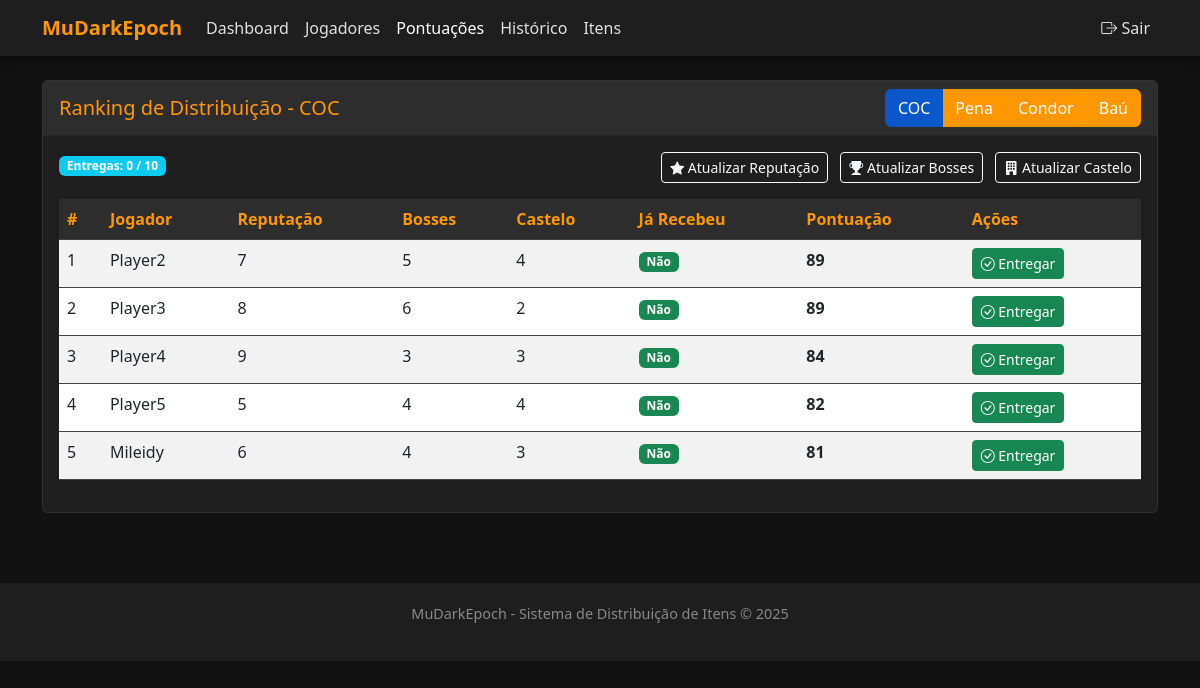
Page /pontuacoes (signed in) on the committed database.
### app.py (models this page shows, shortened)
class Item(db.Model):
    __tablename__ = 'item'
    id = db.Column(db.Integer, primary_key=True)
    nome = db.Column(db.String(64), nullable=False)
    entregas_realizadas = db.Column(db.Integer, default=0)
    limite_reset = db.Column(db.Integer, default=10)
    descricao = db.Column(db.Text, nullable=True)
    pontuacoes = db.relationship('Pontuacao', backref='item', lazy=True)
    historicos = db.relationship('Historico', backref='item', lazy=True)

class Jogador(db.Model):
    __tablename__ = 'jogador'
    id = db.Column(db.Integer, primary_key=True)
    nome = db.Column(db.String(64), unique=True, nullable=False)
    ativo = db.Column(db.Boolean, default=True)
    data_cadastro = db.Column(db.DateTime, default=datetime.utcnow)
    pontuacoes = db.relationship('Pontuacao', backref='jogador', lazy=True)
    historicos = db.relationship('Historico', backref='jogador', lazy=True)

class Pontuacao(db.Model):
    __tablename__ = 'pontuacao'
    id = db.Column(db.Integer, primary_key=True)
    jogador_id = db.Column(db.Integer, db.ForeignKey('jogador.id'), nullable=False)
    item_id = db.Column(db.Integer, db.ForeignKey('item.id'), nullable=False)
    reputacao_semanal = db.Column(db.Integer, default=0)
    participacoes_boss = db.Column(db.Integer, default=0)
    participacoes_castelo = db.Column(db.Integer, default=0)
    ja_recebeu = db.Column(db.Boolean, default=False)
    pontuacao_total = db.Column(db.Integer, default=0)
    ultima_atualizacao = db.Column(db.DateTime, default=datetime.utcnow)

### app.py (the view)
@app.route('/pontuacoes')
@login_required
def listar_pontuacoes():
    item_id = request.args.get('item_id', 1, type=int)
    item = Item.query.get_or_404(item_id)
    itens = Item.query.all()
    jogadores_pontuacoes = db.session.query(
        Jogador, Pontuacao
    ).join(
        Pontuacao, Jogador.id == Pontuacao.jogador_id
    ).filter(
        Jogador.ativo == True,
        Pontuacao.item_id == item_id
    ).order_by(
        Pontuacao.pontuacao_total.desc()
    ).all()
    return render_template('pontuacoes.html',
                          jogadores_pontuacoes=jogadores_pontuacoes,
                          item_atual=item,
                          itens=itens)

### app.py (called while the page is built)
@login_manager.user_loader
def load_user(user_id):
    return Admin.query.get(int(user_id))

### templates/pontuacoes.html (shortened to what this page needs)
<!DOCTYPE html>
<html lang="pt-br">
<head>
    <link href="https://cdn.jsdelivr.net/npm/bootstrap@5.3.0/dist/css/bootstrap.min.css" rel="stylesheet">
    <link rel="stylesheet" href="https://cdn.jsdelivr.net/npm/bootstrap-icons@1.11.0/font/bootstrap-icons.css">
</head>
<body>
    <nav class="navbar navbar-expand-lg navbar-dark">
        <div class="container">
            <a class="navbar-brand" href="/dashboard">MuDarkEpoch</a>
            <div class="collapse navbar-collapse" id="navbarNav">
                <ul class="navbar-nav">
                    <li class="nav-item">
                        <a class="nav-link" href="/dashboard">Dashboard</a>
                    </li>
                    <li class="nav-item">
                        <a class="nav-link" href="/jogadores">Jogadores</a>
                    </li>
                    <li class="nav-item">
                        <a class="nav-link active" href="/pontuacoes">Pontuações</a>
                    </li>
                    <li class="nav-item">
                        <a class="nav-link" href="/entregas/historico">Histórico</a>
                    </li>
                    <li class="nav-item">
                        <a class="nav-link" href="/itens">Itens</a>
                    </li>
                </ul>
                <ul class="navbar-nav ms-auto">
                    <li class="nav-item">
                        <a class="nav-link" href="/logout"><i class="bi bi-box-arrow-right"></i> Sair</a>
                    </li>
                </ul>
            </div>
        </div>
    </nav>
    <div class="container mt-4">
        <div class="row">
            <div class="col-md-12">
                <div class="card">
                    <div class="card-header d-flex justify-content-between align-items-center">
                        <h5 class="mb-0">Ranking de Distribuição - {{ item_atual.nome }}</h5>
                        <div class="btn-group" id="item-selector">
                            {% for item in itens %}
                            <a href="/pontuacoes?item_id={{ item.id }}" class="btn btn-primary {% if item.id == item_atual.id %}active{% endif %}">{{ item.nome }}</a>
                            {% endfor %}
                        </div>
                    </div>
                    <div class="card-body">
                        <div class="d-flex justify-content-between mb-3">
                            <div>
                                <span class="badge bg-info">Entregas: {{ item_atual.entregas_realizadas }} / {{ item_atual.limite_reset }}</span>
                            </div>
                            <div>
                                <a href="/pontuacoes/atualizar?item_id={{ item_atual.id }}&tipo=reputacao" class="btn btn-sm btn-outline-light me-2">
                                    <i class="bi bi-star-fill"></i> Atualizar Reputação
                                </a>
                                <a href="/pontuacoes/atualizar?item_id={{ item_atual.id }}&tipo=boss" class="btn btn-sm btn-outline-light me-2">
                                    <i class="bi bi-trophy-fill"></i> Atualizar Bosses
                                </a>
                                <a href="/pontuacoes/atualizar?item_id={{ item_atual.id }}&tipo=castelo" class="btn btn-sm btn-outline-light">
                                    <i class="bi bi-building-fill"></i> Atualizar Castelo
                                </a>
                            </div>
                        </div>
                        <div class="table-responsive">
                            <table class="table table-striped table-hover">
                                <thead>
                                    <tr>
                                        <th>#</th>
                                        <th>Jogador</th>
                                        <th>Reputação</th>
                                        <th>Bosses</th>
                                        <th>Castelo</th>
                                        <th>Já Recebeu</th>
                                        <th>Pontuação</th>
                                        <th>Ações</th>
                                    </tr>
                                </thead>
                                <tbody>
                                    {% for jogador, pontuacao in jogadores_pontuacoes %}
                                    <tr {% if loop.first %}class="highlight-row"{% endif %}>
                                        <td>{{ loop.index }}</td>
                                        <td>{{ jogador.nome }}</td>
                                        <td>{{ pontuacao.reputacao_semanal }}</td>
                                        <td>{{ pontuacao.participacoes_boss }}</td>
                                        <td>{{ pontuacao.participacoes_castelo }}</td>
                                        <td>
                                            {% if pontuacao.ja_recebeu %}
                                            <span class="badge bg-danger">Sim</span>
                                            {% else %}
                                            <span class="badge bg-success">Não</span>
                                            {% endif %}
                                        </td>
                                        <td><strong>{{ pontuacao.pontuacao_total }}</strong></td>
                                        <td>
                                            <form action="/entregas/confirmar/{{ jogador.id }}/{{ item_atual.id }}" method="post" style="display: inline;">
                                                <button type="submit" class="btn btn-sm btn-success" onclick="return confirm('Confirmar entrega do item {{ item_atual.nome }} para {{ jogador.nome }}?')">
                                                    <i class="bi bi-check-circle"></i> Entregar
                                                </button>
                                            </form>
                                        </td>
                                    </tr>
                                    {% endfor %}
                                </tbody>
                            </table>
                        </div>
                    </div>
                </div>
            </div>
        </div>
    </div>
    <footer class="footer">
        <div class="container">
            <p>MuDarkEpoch - Sistema de Distribuição de Itens &copy; 2025</p>
        </div>
    </footer>
</body>
</html>

### templates/pontuacoes.html (style rules this page uses)
body { background-color: #121212; color: #e0e0e0; font-family: 'Segoe UI', Tahoma, Geneva, Verdana, sans-serif; }
.navbar { background-color: #1e1e1e; box-shadow: 0 2px 10px rgba(0, 0, 0, 0.5); }
.navbar-brand { color: #ff9800; font-weight: bold; }
.nav-link { color: #e0e0e0; }
.nav-link:hover, .nav-link.active { color: #ff9800; }
.card { background-color: #1e1e1e; border: 1px solid #333; margin-bottom: 20px; }
.card-header { background-color: #2d2d2d; color: #ff9800; font-weight: bold; }
.table { color: #e0e0e0; }
.table thead th { background-color: #2d2d2d; color: #ff9800; border-color: #444; }
.table tbody td { border-color: #444; }
.table-striped tbody tr:nth-of-type(odd) { background-color: rgba(255, 255, 255, 0.05); }
.footer { margin-top: 50px; padding: 20px 0; background-color: #1e1e1e; text-align: center; font-size: 0.9rem; color: #888; }
.highlight-row { background-color: rgba(255, 152, 0, 0.2) !important; }
.btn-primary { background-color: #ff9800; border-color: #ff9800; }

### rows in the picture
Item: nome "COC", entregas_realizadas "0", limite_reset "10"
Item: nome "Pena"
Item: nome "Condor"
Item: nome "Baú"
Jogador: nome "Player2", reputacao_semanal "7", participacoes_boss "5", participacoes_castelo "4", pontuacao_total "89"
Jogador: nome "Player3", reputacao_semanal "8", participacoes_boss "6", participacoes_castelo "2", pontuacao_total "89"
Jogador: nome "Player4", reputacao_semanal "9", participacoes_boss "3", participacoes_castelo "3", pontuacao_total "84"
Jogador: nome "Player5", reputacao_semanal "5", participacoes_boss "4", participacoes_castelo "4", pontuacao_total "82"
Jogador: nome "Mileidy", reputacao_semanal "6", participacoes_boss "4", participacoes_castelo "3", pontuacao_total "81"
